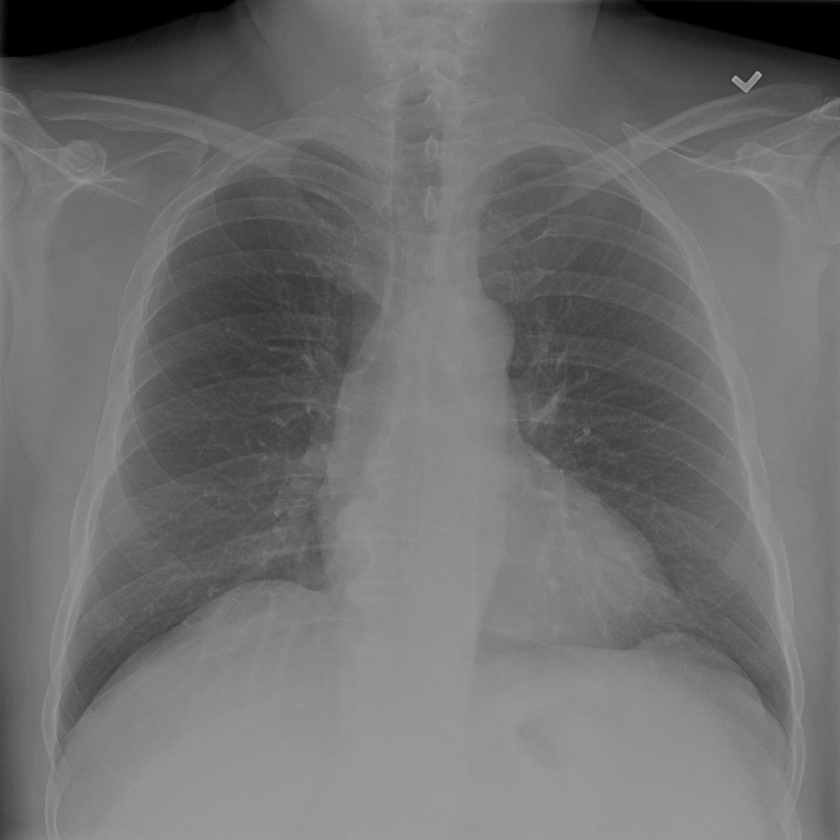
#> input picture Image-Processing-Lab-Work/Images/chest_xray_image.png, 840 x 840 px, shrunk from 1024 x 1024 before the run
$ jupyter execute --allow-errors TASK-7-Histogram-Equalization.ipynb
#> lines starting #> are read from the running program, lines starting #| are printed output that depends on the picture
## Read a image and generate its histogram

[cell 1]
from skimage import exposure
import matplotlib.pyplot as plt
import numpy as np

image = plt.imread('./Images/chest_xray_image.png')
#> image is the input picture: shape (840, 840) float32; min 0, max 0.69, mean 0.437

# Store the image and its histogram into a fig
plt.figure(figsize=(20, 5))
plt.subplot(1, 2, 1)
plt.imshow(image, cmap="gray")
plt.axis("off")

plt.subplot(1, 2, 2)
plt.hist(image.ravel(), bins=256)

plt.show()
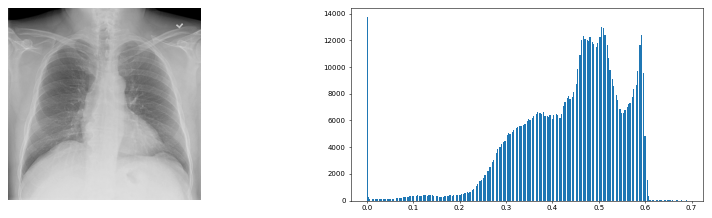
#> figure drawn by matplotlib, 2 panels; panel 2: tallest bar 13736 high, from x = 0 to 0.0027

[cell 2]
histImage = exposure.equalize_hist(image)
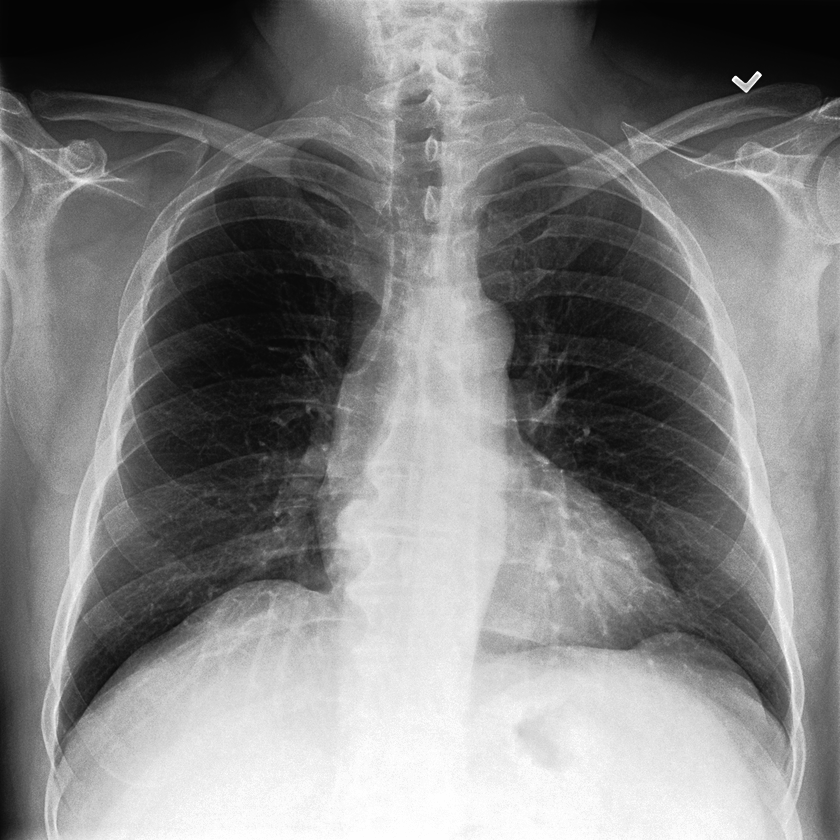
#> histImage: shape (840, 840) float32; min 0.0195, max 1, mean 0.504

# Show the resulting image
plt.figure(figsize=(20, 5))
plt.subplot(1, 2, 1)
plt.imshow(histImage, cmap="gray")
plt.axis("off")

plt.subplot(1, 2, 2)
plt.hist(histImage.ravel(), bins=256)

plt.show()
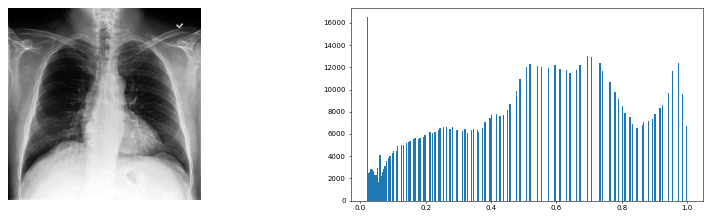
#> figure drawn by matplotlib, 2 panels; panel 2: tallest bar 16517 high, from x = 0.0195 to 0.0233
